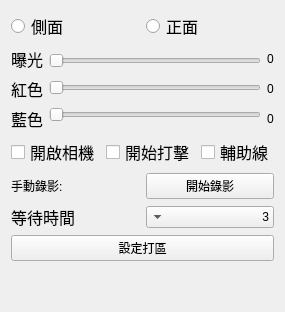
         <widget class="QWidget" name="tab">
          <attribute name="title">
           <string>相機</string>
          </attribute>
          <layout class="QGridLayout" name="gridLayout_3">
           <item row="0" column="0">
            <layout class="QVBoxLayout" name="verticalLayout_12">
             <item>
              <layout class="QHBoxLayout" name="horizontalLayout_26">
               <item>
                <widget class="QRadioButton" name="sideCamera">
                 <property name="font">
                  <font>
                   <pointsize>12</pointsize>
                  </font>
                 </property>
                 <property name="text">
                  <string>側面</string>
                 </property>
                 <property name="iconSize">
                  <size>
                   <width>16</width>
                   <height>8</height>
                  </size>
                 </property>
                </widget>
               </item>
               <item>
                <widget class="QRadioButton" name="frontCamera">
                 <property name="font">
                  <font>
                   <pointsize>12</pointsize>
                  </font>
                 </property>
                 <property name="text">
                  <string>正面</string>
                 </property>
                </widget>
               </item>
              </layout>
             </item>
             <item>
              <layout class="QHBoxLayout" name="horizontalLayout_27">
               <item>
                <layout class="QVBoxLayout" name="verticalLayout_2">
                 <item>
                  <widget class="QLabel" name="gain">
                   <property name="font">
                    <font>
                     <pointsize>12</pointsize>
                    </font>
                   </property>
                   <property name="text">
                    <string>曝光</string>
                   </property>
                  </widget>
                 </item>
                 <item>
                  <widget class="QLabel" name="red_ratio">
                   <property name="font">
                    <font>
                     <pointsize>12</pointsize>
                    </font>
                   </property>
                   <property name="text">
                    <string>紅色</string>
                   </property>
                  </widget>
                 </item>
                 <item>
                  <widget class="QLabel" name="blue_ratio">
                   <property name="font">
                    <font>
                     <pointsize>12</pointsize>
                    </font>
                   </property>
                   <property name="text">
                    <string>藍色</string>
                   </property>
                  </widget>
                 </item>
                </layout>
               </item>
               <item>
                <layout class="QVBoxLayout" name="verticalLayout_6">
                 <item>
                  <widget class="QSlider" name="gainSlider">
                   <property name="orientation">
                    <enum>Qt::Horizontal</enum>
                   </property>
                  </widget>
                 </item>
                 <item>
                  <widget class="QSlider" name="redRatioSlider">
                   <property name="orientation">
                    <enum>Qt::Horizontal</enum>
                   </property>
                  </widget>
                 </item>
                 <item>
                  <widget class="QSlider" name="blueRatioSlider">
                   <property name="orientation">
                    <enum>Qt::Horizontal</enum>
                   </property>
                  </widget>
                 </item>
                </layout>
               </item>
               <item>
                <layout class="QVBoxLayout" name="verticalLayout_8">
                 <item>
                  <widget class="QLabel" name="gainValue">
                   <property name="text">
                    <string>0</string>
                   </property>
                  </widget>
                 </item>
                 <item>
                  <widget class="QLabel" name="redRatioValue">
                   <property name="text">
                    <string>0</string>
                   </property>
                  </widget>
                 </item>
                 <item>
                  <widget class="QLabel" name="blueRatioValue">
                   <property name="text">
                    <string>0</string>
                   </property>
                  </widget>
                 </item>
                </layout>
               </item>
              </layout>
             </item>
            </layout>
           </item>
           <item row="3" column="0">
            <spacer name="verticalSpacer">
             <property name="orientation">
              <enum>Qt::Vertical</enum>
             </property>
             <property name="sizeHint" stdset="0">
              <size>
               <width>20</width>
               <height>40</height>
              </size>
             </property>
            </spacer>
           </item>
           <item row="1" column="0">
            <layout class="QVBoxLayout" name="verticalLayout_14">
             <item>
              <layout class="QHBoxLayout" name="horizontalLayout_20">
               <item>
                <widget class="QCheckBox" name="cameraCheckBox">
                 <property name="font">
                  <font>
                   <pointsize>12</pointsize>
                  </font>
                 </property>
                 <property name="text">
                  <string>開啟相機</string>
                 </property>
                </widget>
               </item>
               <item>
                <widget class="QCheckBox" name="startHitCheckBox">
                 <property name="font">
                  <font>
                   <pointsize>12</pointsize>
                  </font>
                 </property>
                 <property name="text">
                  <string>開始打擊</string>
                 </property>
                </widget>
               </item>
               <item>
                <widget class="QCheckBox" name="showRegionCheckBox">
                 <property name="font">
                  <font>
                   <pointsize>12</pointsize>
                  </font>
                 </property>
                 <property name="text">
                  <string>輔助線</string>
                 </property>
                </widget>
               </item>
              </layout>
             </item>
             <item>
              <layout class="QHBoxLayout" name="horizontalLayout_3" stretch="1,1">
               <item>
                <widget class="QLabel" name="label_10">
                 <property name="text">
                  <string>手動錄影:</string>
                 </property>
                </widget>
               </item>
               <item>
                <widget class="QPushButton" name="recordBtn">
                 <property name="text">
                  <string>開始錄影</string>
                 </property>
                </widget>
               </item>
              </layout>
             </item>
             <item>
              <layout class="QHBoxLayout" name="horizontalLayout_43" stretch="1,1">
               <item>
                <widget class="QLabel" name="watchTime">
                 <property name="font">
                  <font>
                   <pointsize>12</pointsize>
                  </font>
                 </property>
                 <property name="text">
                  <string>等待時間</string>
                 </property>
                </widget>
               </item>
               <item>
                <widget class="QComboBox" name="watchTimeCombobox">
                 <property name="layoutDirection">
                  <enum>Qt::RightToLeft</enum>
                 </property>
                 <item>
                  <property name="text">
                   <string>3</string>
                  </property>
                 </item>
                 <item>
                  <property name="text">
                   <string>5</string>
                  </property>
                 </item>
                 <item>
                  <property name="text">
                   <string>7</string>
                  </property>
                 </item>
                 <item>
                  <property name="text">
                   <string>10</string>
                  </property>
                 </item>
                </widget>
               </item>
              </layout>
             </item>
             <item>
              <widget class="QPushButton" name="roiBtn">
               <property name="text">
                <string>設定打區</string>
               </property>
              </widget>
             </item>
            </layout>
           </item>
          </layout>
         </widget>
